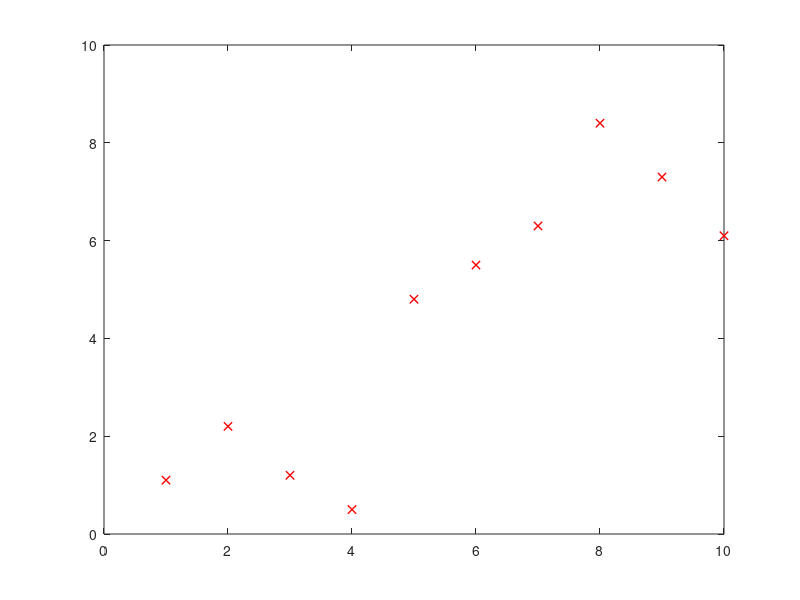

This chart was generated by the following MATLAB code: (Note: this script raises an error after producing the figure.)
% 原始数据集
x=[1;2;3;4;5;6;7;8;9;10];
% y=[1.1;2.2;5.5;6.8;5.8;5.5;4.3;4.3;5.6;10.1];
y=[1.1;2.2;1.2;0.5;4.8;5.5;6.3;8.4;7.3;6.1];
% 测试集
x_test = [11;12;13];
y_test = [7.8;8.2;8.5];
figure;
% 显示真实点
plot(x,y,'rx','linewidth',1);
hold on;
% L1&L2
for lamda = [0.001, 0.01, 0.1, 1,10,25]
    % L1范数拟合
    theta = optimization_L1(lamda);
    hypothesis = theta(1)+theta(2)*x+theta(3)*x.^2+theta(4)*x.^3+theta(5)*x.^4;
    % L1拟合曲线
    plot(x,hypothesis,'ColorMode','auto','linewidth',1);
    hold on;
    % L2范数拟合
    theta = optimization_L2(lamda);
    hypothesis = theta(1)+theta(2)*x+theta(3)*x.^2+theta(4)*x.^3+theta(5)*x.^4;
    % L2拟合曲线
    plot(x,hypothesis,'ColorMode','auto','LineStyle','--','linewidth',1);
    hold on;
end
% 添加图例和标签
xlabel('x');
ylabel('y');
% 分组命名
legend('真实点','0.001', '0.001','0.01','0.01', '0.1','0.1','1','1','10','10','25','25');
title('L1 and L2 Fitting with Different Lambda');
